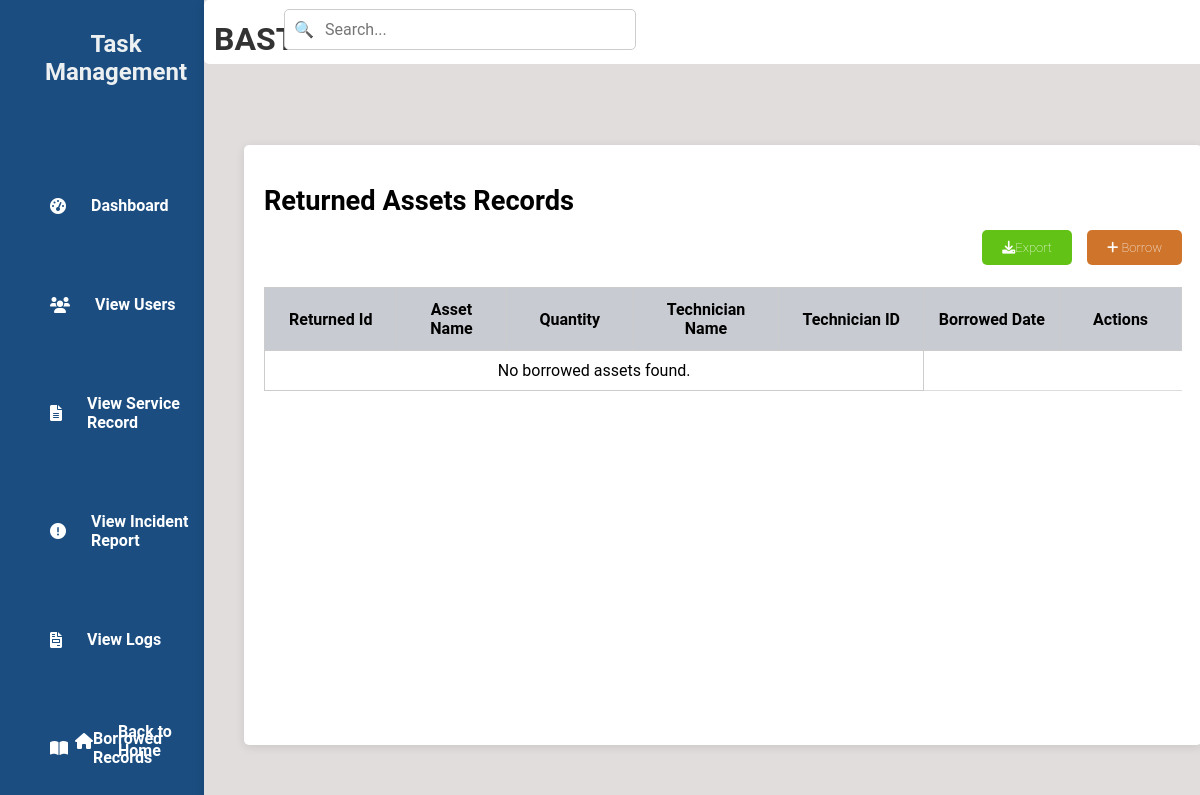
The page /returnT.php on the database as committed earlier.
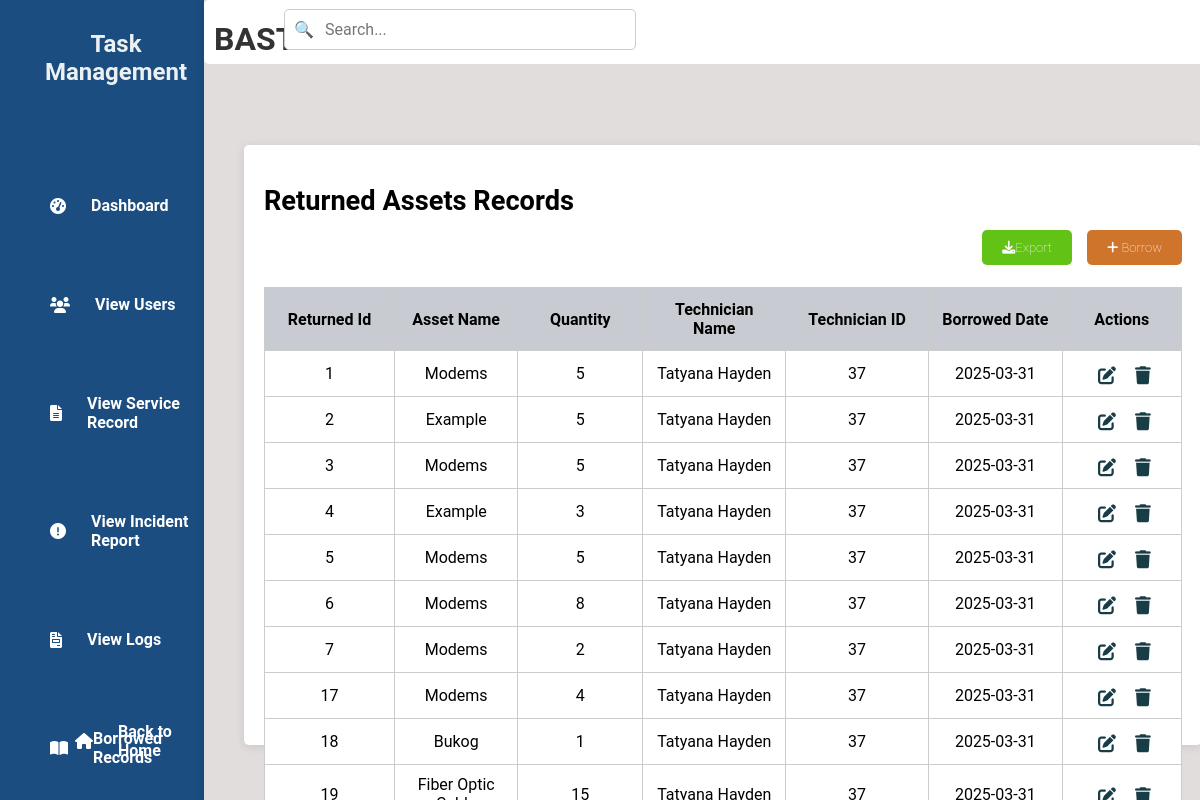
The same page on the database as committed later.
### tables this page shows
CREATE TABLE `tbl_returned` (
  `r_id` int(50) NOT NULL,
  `r_assets_name` varchar(200) NOT NULL,
  `r_quantity` int(50) NOT NULL,
  `r_technician_name` varchar(200) NOT NULL,
  `r_technician_id` int(50) NOT NULL,
  `r_date` date NOT NULL
);

### returnT.php (the view, shortened to what this page needs)
<?php
include 'db.php';
if ($conn) {
    $sqlBorrowed = "SELECT r_id, r_assets_name, r_quantity, r_technician_name, r_technician_id, r_date FROM tbl_returned";
    $resultBorrowed = $conn->query($sqlBorrowed);
} else {
    echo "Database connection failed.";
    exit();
}
?>
<!DOCTYPE html>
<html lang="en">
<head>
    <link rel="stylesheet" href="returnTA.css">
    <link rel="stylesheet" href="https://cdnjs.cloudflare.com/ajax/libs/font-awesome/6.0.0-beta3/css/all.min.css">
</head>
<body>
<div class="wrapper">
    <div class="sidebar">
        <h2>Task Management</h2>
        <ul>
        <li><a href="adminD.php"><i class="fas fa-tachometer-alt"></i> Dashboard</a></li>
        <li><a href="viewU.php"><i class="fas fa-users"></i> View Users</a></li>
        <li><a href="view_service_record.php"><i class="fas fa-file-alt"></i> View Service Record</a></li>
        <li><a href="view_incident_report.php"><i class="fas fa-exclamation-circle"></i> View Incident Report</a></li>
        <li><a href="logs.php"><i class="fas fa-file-invoice"></i> View Logs</a></li>
        <li><a href="borrowedT.php"><i class="fas fa-book-open"></i> Borrowed Records</a></li>
        </ul>
        <footer>
            <a href="index.php" class="back-home"><i class="fas fa-home"></i> Back to Home</a>
        </footer>
    </div>
    <div class="container">
        <div class="upper">
            <h1>BASTA SA RETURN NI</h1>
        </div>
        <div class="search-container">
            <input type="text" class="search-bar" placeholder="Search...">
            <span class="search-icon">🔍</span>
        </div>
        <div class="table-box">
            <div class="borrowed">
            <a href="borrowA.php" class="borrow-btn"><i class="fas fa-plus"></i> Borrow</a>
            <a href="createTickets.php" class="export-btn"><i class="fas fa-download"></i>Export</a>
            <table>
            <h2>Returned Assets Records</h2>
            <table>
                <thead>
                    <tr>
                        <th>Returned Id</th>
                        <th>Asset Name</th>
                        <th>Quantity</th>
                        <th>Technician Name</th>
                        <th>Technician ID</th>
                        <th>Borrowed Date</th>
                        <th>Actions</th>
                    </tr>
                </thead>
                <tbody>
                    <?php
                    if ($resultBorrowed && $resultBorrowed->num_rows > 0) {
                        while ($row = $resultBorrowed->fetch_assoc()) {
                            echo "<tr>
                                    <td>{$row['r_id']}</td>
                                    <td>{$row['r_assets_name']}</td>
                                    <td>{$row['r_quantity']}</td>
                                    <td>{$row['r_technician_name']}</td>
                                    <td>{$row['r_technician_id']}</td>
                                    <td>{$row['r_date']}</td>
                                    <td>
                                        <a href='editC.php?id={$row['r_id']}'><i class='fas fa-edit'></i></a>
                                        <a href='deleteC.php?id={$row['r_id']}'><i class='fas fa-trash'></i></a>
                                    </td>
                                  </tr>";
                        }
                    } else {
                        echo "<tr><td colspan='5'>No borrowed assets found.</td></tr>";
                    }
                    ?>
                </tbody>
            </table>
            </div>
    </div>
</div>
</body>
</html>

### returnTA.css (style rules this page uses)
* { margin: 0; padding: 0; font-family: 'Roboto', sans-serif; }
body { min-height: 100vh; display: flex; align-items: center; background-color: #2d3250; }
.container { width: 85%; margin-left: 17%; padding: 20px; background-color: #e2dddd; box-shadow: 0 2px 10px rgba(0, 0, 0, 0.1); height: 100vh; position: fixed; }
.table-box { margin-top: -20px; width: 90%; padding: 20px; margin-right: 10px; margin-left: 20px; border-radius: 5px; background-color: #ffffff; box-shadow: 0 2px 10px rgba(0, 0, 0, 0.1); height: 70vh; position: relative; }
table { width: 100%; border-collapse: collapse; }
thead th { background-color: #c8cbd1; position: sticky; top: 0; z-index: 10; }
.table-box h2 { text-align: left; margin-top: 20px; font-size: 1.7rem; color: #000000; }
.container .upper { border-radius: 5px; margin-top: -20px; margin-left: -20px; width: 100%; height: 8vh; background-color: #ffffff; }
.upper h1 { padding-top: 20px; padding-left: 10px; text-align: left; color: #333; }
.wrapper { display: flex; height: 100vh; }
.sidebar { width: 16%; background-color: #1b4d80; padding: 20px; border-right: 1px solid #ccc; height: 100vh; position: fixed; }
.sidebar h2 { margin-top: 10px; text-align: center; color: #ecf0f1; }
.sidebar ul { list-style-type: none; padding: 0; margin-top: 100px; margin-left: 15px; margin-bottom: 30px; }
.sidebar li { margin: 60px 0; }
.sidebar a { display: flex; align-items: center; text-decoration: none; color: #ffffff; padding: 10px 15px; transition: background-color 0.3s; }
footer a { margin-bottom: 50px; }
.sidebar a i { margin-right: 25px; }
.back-home { position: absolute; bottom: 20px; left: 60px; color: #ecf0f1; text-decoration: none; display: flex; align-items: center; }
table { width: 100%; border-collapse: collapse; margin-top: 10px; max-height: 90%; overflow-y: auto; display: block; }
th, td { border: 1px solid #ccc; padding: 12px; text-align: center; }
tr { border-bottom: 1px solid #ddd; }
td { padding: 10px; }
tr:nth-child(even) { background-color: #ffffff; }
tr:nth-child(odd) { background-color: #ffffff; }
th:nth-child(1), td:nth-child(1) { width: 5%; }
th:nth-child(2), td:nth-child(2) { width: 5%; }
th:nth-child(3), td:nth-child(3) { width: 5%; }
th:nth-child(4), td:nth-child(4) { width: 5%; }
th:nth-child(5), td:nth-child(5) { width: 5%; }
th:nth-child(6), td:nth-child(6) { width: 5%; }
th:nth-child(7), td:nth-child(7) { width: 5%; }
td a { text-decoration: none; color: #4CAF50; margin-right: 10px; }
th { background-color: #c8cbd1; color: rgb(0, 0, 0); }
a { display: inline-block; margin-top: 15px; text-decoration: none; color: #4CAF50; font-weight: bold; }
.borrow-btn { display: inline-block; background-color: #cf752b; color: white; padding: 10px 20px; border-radius: 5px; text-decoration: none; font-size: 13px; font-weight: lighter; transition: 0.3s; position: absolute; right: 20px; top: 70px; }
.export-btn { display: inline-block; background-color: #63c216; color: white; padding: 10px 20px; border-radius: 5px; text-decoration: none; font-size: 13px; font-weight: lighter; transition: 0.3s; position: absolute; right: 130px; top: 70px; }
.table-box table a { font-size: 18px; color: #193d46; display: inline-flex; align-items: center; margin-right: 5px; margin-left: 10px; transition: color 0.3s; text-align: center; margin-top: 5px; }
.table-box a i { justify-content: center; }
.search-container { position: relative; width: 300px; margin: 20px auto; top: -95px; }
.search-bar { width: 100%; padding: 10px 10px 10px 40px; border: 1px solid #ccc; border-radius: 5px; font-size: 16px; margin-left: -100%; margin-top: 20px; }
.search-icon { position: absolute; left: 10px; top: 65%; transform: translateY(-50%); color: #aaa; pointer-events: none; z-index: 1; margin-left: -100%; }
.borrowed table { margin-bottom: 50px; margin-top: 20px; padding-top: -10px; }

Rows that differ between the two databases and show on the page:
added tbl_returned: r_id "1", r_assets_name "Modems", r_quantity "5", r_technician_name "Tatyana Hayden", r_technician "37", r_date "2025-03-31"
added tbl_returned: r_id "2", r_assets_name "Example", r_quantity "5", r_technician_name "Tatyana Hayden", r_technician "37", r_date "2025-03-31"
added tbl_returned: r_id "3", r_assets_name "Modems", r_quantity "5", r_technician_name "Tatyana Hayden", r_technician "37", r_date "2025-03-31"
added tbl_returned: r_id "4", r_assets_name "Example", r_quantity "3", r_technician_name "Tatyana Hayden", r_technician "37", r_date "2025-03-31"
added tbl_returned: r_id "5", r_assets_name "Modems", r_quantity "5", r_technician_name "Tatyana Hayden", r_technician "37", r_date "2025-03-31"
added tbl_returned: r_id "6", r_assets_name "Modems", r_quantity "8", r_technician_name "Tatyana Hayden", r_technician "37", r_date "2025-03-31"
added tbl_returned: r_id "7", r_assets_name "Modems", r_quantity "2", r_technician_name "Tatyana Hayden", r_technician "37", r_date "2025-03-31"
added tbl_returned: r_id "17", r_assets_name "Modems", r_quantity "4", r_technician_name "Tatyana Hayden", r_technician "37", r_date "2025-03-31"
added tbl_returned: r_id "18", r_assets_name "Bukog", r_quantity "1", r_technician_name "Tatyana Hayden", r_technician "37", r_date "2025-03-31"
added tbl_returned: r_assets_name "Fiber Optic…"
Other text that changed with them:
text no longer shown: "No borrowed assets found."
